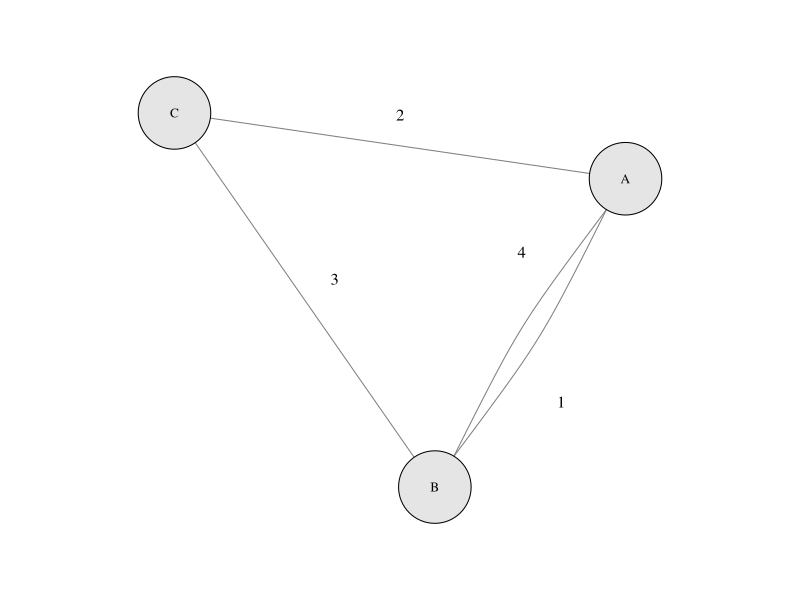

This figure's R source:
library(igraph)

set.seed(123)
# --- Setup (same as before) ---
edges <- data.frame(
  from = c("A", "A", "B", "A"),
  to = c("B", "C", "C", "B"),
  label = c("1", "2", "3", "4")
)
g <- graph_from_data_frame(edges, directed = FALSE)
layout <- layout_with_fr(g) * 0.5
rownames(layout) <- c("A", "B", "C")
E(g)$curved <- curve_multiple(g) * 0.2

ELx <- rep(0, ecount(g))
ELy <- rep(0, ecount(g))
for (i in 1:ecount(g)) {
  ELx[i] <- (layout[ends(g, i)[1], 1] + layout[ends(g, i)[2], 1]) / 2
  ELy[i] <- (layout[ends(g, i)[1], 2] + layout[ends(g, i)[2], 2]) / 2
}

## Adjust perpendicular to line
d <- 0.04
for (i in 1:ecount(g)) {
  if (abs(layout[ends(g, i)[1], 2] - layout[ends(g, i)[2], 2]) < 0.1) {
    ## This avoids problems with horizontal edges
    ELy[i] <- ELy[i] + shift
  } else {
    S <- (layout[ends(g, i)[2], 1] - layout[ends(g, i)[1], 1]) /
      (layout[ends(g, i)[1], 2] - layout[ends(g, i)[2], 2])
    shift <- d / sqrt(1 + S^2)
    ELx[i] <- ELx[i] + shift
    ELy[i] <- ELy[i] + S * shift
  }
}

ELx[1] <- ELx[1]
ELx[4] <- ELx[4] * (1 - 0.05)
ELy[1] <- ELy[1] * (1 + 0.1)
ELy[4] <- ELy[4] * (1 - 0.2)

pdf("graph_ex.pdf", width = 3, height = 2.5)
par(mar = c(0, 0, 0, 0))

margin <- 0.1 # tweak this value if needed
xlim <- range(layout[, 1]) + c(-margin, margin)
ylim <- range(layout[, 2]) + c(-margin, margin)

plot(g,
  layout = layout,
  vertex.label = V(g)$name,
  vertex.label.color = "black",
  vertex.color = "gray90",
  vertex.label.cex = 0.8,
  vertex.size = 8,
  edge.color = "gray50",
  edge.label = E(g)$label,
  edge.label.color = "black",
  edge.label.cex = 1,
  rescale = FALSE,
  xlim = xlim, ylim = ylim,
  edge.label.x = ELx, edge.label.y = ELy
)

dev.off()
